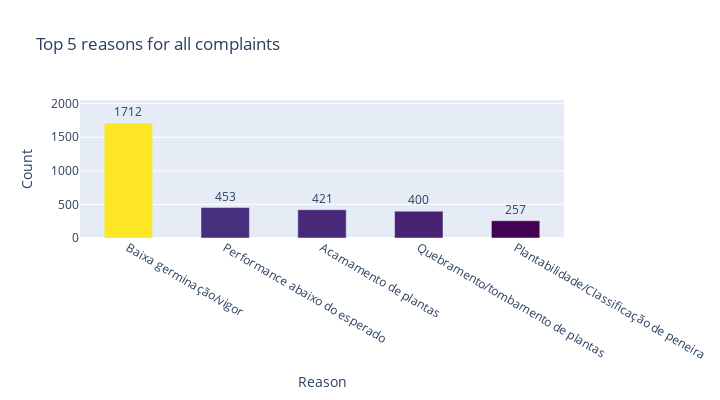

The code cell stored with this chart in its notebook:
### Code cell
counts = df["reason"].value_counts()

fig2 = px.bar(
        x=counts.index[:5],
        y=counts.values[:5],
        text=counts.values[:5],
        color=counts.values[:5],
        color_continuous_scale="viridis",
        labels={"x": "Reason", "y": "Count"},
        title="Top 5 reasons for all complaints",
    )

fig2.update_traces(text=counts.values, textposition="outside")
fig2.update_yaxes(range=[0, max(counts.values) * 1.2])
fig2.update_layout(bargap=0.5, width=720, height=400, coloraxis_showscale=False)
fig2.show()

### Figure 1 — Plotly figure (JSON) as saved in the notebook; plotly's stock layout.template omitted (floating-point values rounded to 4 significant figures)
{"data": [{"alignmentgroup": "True", "hovertemplate": "Reason=%{x}<br>Count=%{y}<br>text=%{text}<br>color=%{marker.color}<extra></extra>", "legendgroup": "", "marker": {"color": [1712, 453, 421, 400, 257], "coloraxis": "coloraxis", "pattern": {"shape": ""}}, "name": "", "offsetgroup": "", "orientation": "v", "showlegend": false, "text": [1712, 453, 421, 400, 257, 183, 122, 63, 45, 42, 38, 36, 31, 29, 25, 20, 19, 17, 15, 13, 11, 9, 7, 5, 5, 3, 2, 1, 1], "textposition": "outside", "type": "bar", "x": ["Baixa germinação/vigor", "Performance abaixo do esperado", "Acamamento de plantas", "Quebramento/tombamento de plantas", "Plantabilidade/Classificação de peneira"], "xaxis": "x", "y": [1712, 453, 421, 400, 257], "yaxis": "y"}], "layout": {"bargap": 0.5, "barmode": "relative", "coloraxis": {"colorbar": {"title": {"text": "color"}}, "colorscale": [[0, "#440154"], [0.1111, "#482878"], [0.2222, "#3e4989"], [0.3333, "#31688e"], [0.4444, "#26828e"], [0.5556, "#1f9e89"], [0.6667, "#35b779"], [0.7778, "#6ece58"], [0.8889, "#b5de2b"], [1, "#fde725"]], "showscale": false}, "height": 400, "legend": {"tracegroupgap": 0}, "title": {"text": "Top 5 reasons for all complaints"}, "width": 720, "xaxis": {"anchor": "y", "domain": [0, 1], "title": {"text": "Reason"}}, "yaxis": {"anchor": "x", "domain": [0, 1], "range": [0, 2054.0], "title": {"text": "Count"}}}}
